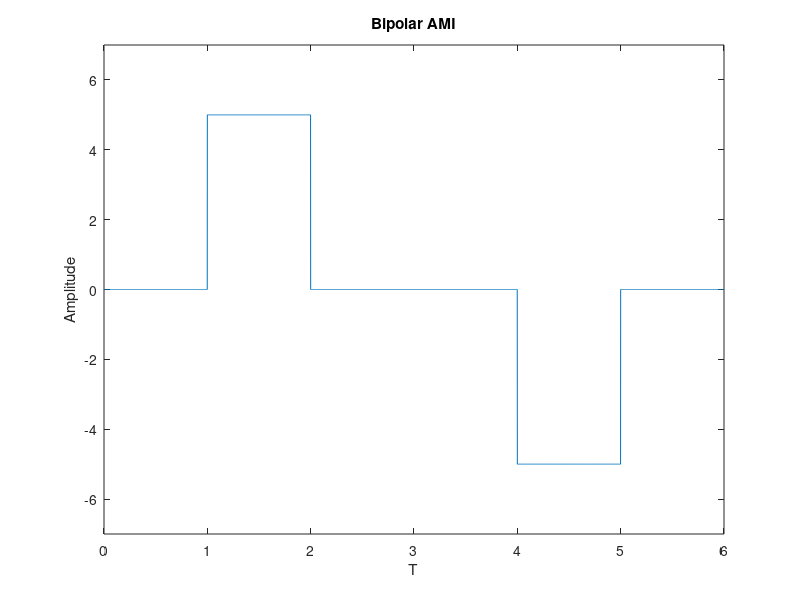

Recreate this plot in MATLAB.
% Bipolar AMI

% modulation
% bits = input('prompt');
bits = [0 1 0 0 1 0];
voltage = 5;
bitrate = 1;
n = 1000; % sampling frequency 
T = length(bits)/bitrate; % total time
N = n*length(bits); % total sampling no.
dt = T/N; % time for each sample
t = 0:dt:T;
x = zeros(1, length(t));
lastbit = -voltage;

for i = 1:length(bits)
  if bits(i) == 1
    x((i-1)*n+1:i*n) = -lastbit;
    lastbit = -lastbit;
  endif
endfor

plot(t, x);
ylim([-7, 7]);
xlabel('T');
ylabel('Amplitude');
title('Bipolar AMI');

% demodulation
index = 0;

for i = 1:length(t)
  if t(i) > index
    index = index + 1;
    result(index) = abs(x(i)/voltage);
  endif
endfor

disp('Bipolar AMI decoding');
disp(result);